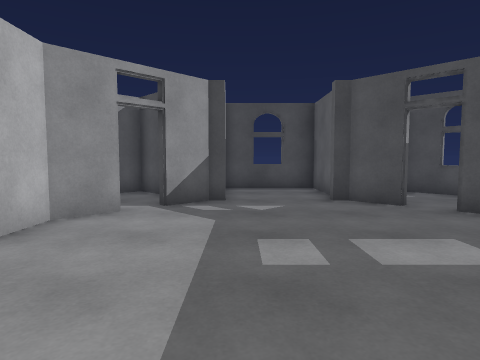
view 1 (above)

24 first-person views from a walk through a 3-D level made in the Unity game engine. The camera is 1.2 m above the floor, tilts 4° down and sees 75° across. Doors are open. The floor is counted in squares, 1 m on a side. Each view is taken from the middle of a square. On the plan, view 1 faces up. The plan holds only what a view shows up to about 13 squares ahead; the rest is blank. The place goes on beyond the plan. The player character is not drawn.

view 2
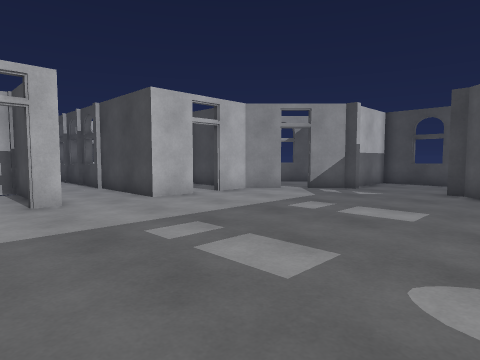

view 3
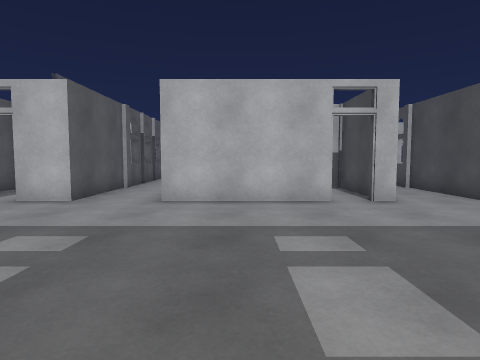

view 4
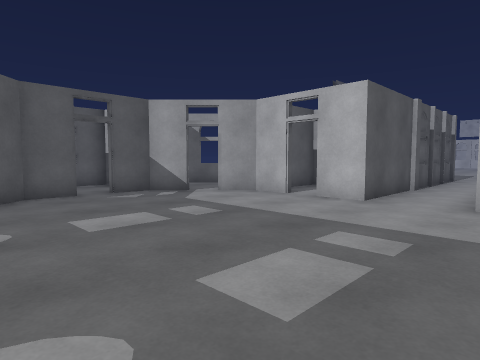

view 5
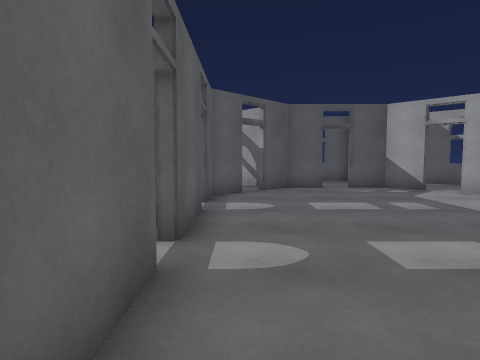

view 6
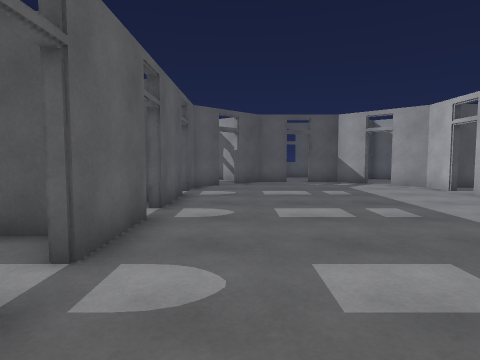

view 7
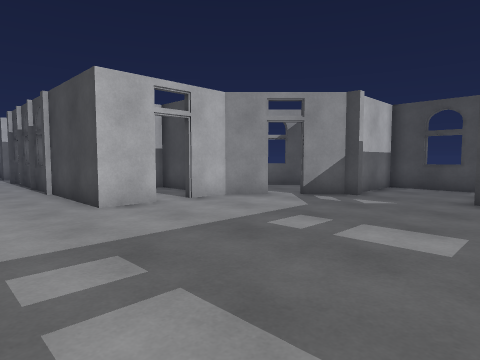

view 8
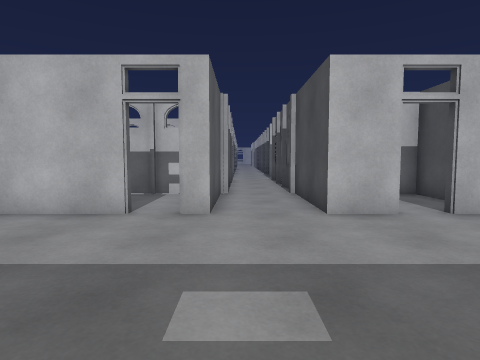

view 9
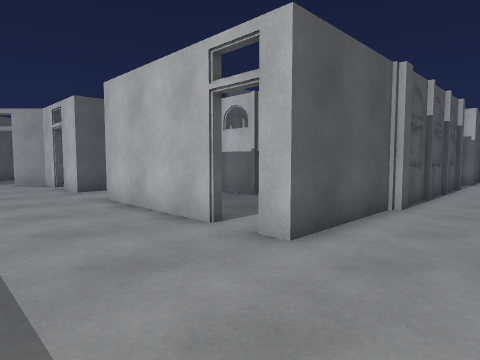

view 10
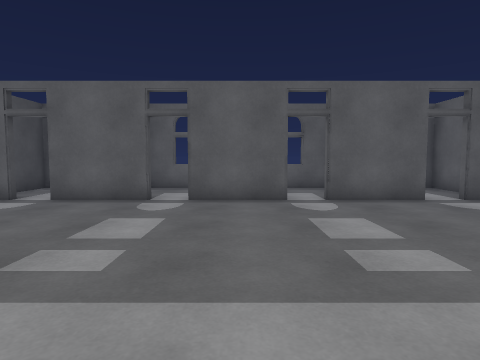

view 11
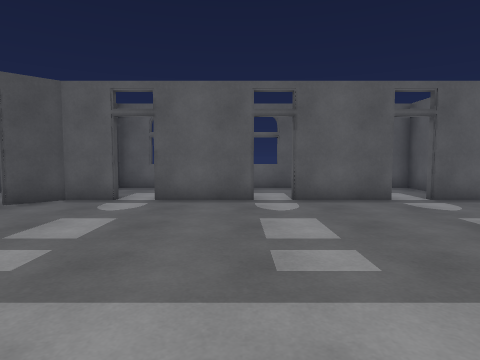

view 12
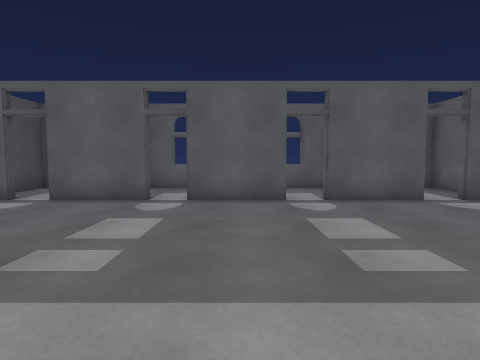

view 13
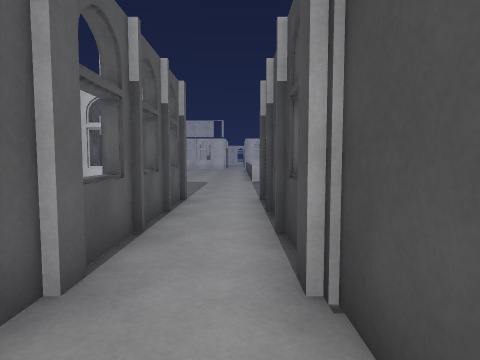

view 14
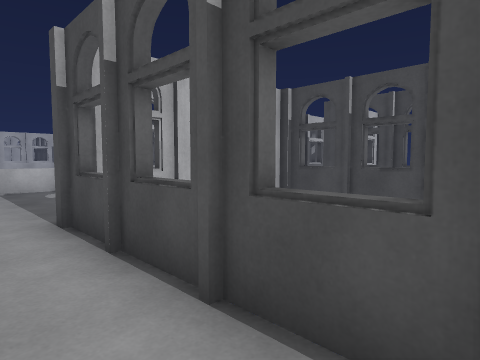

view 15
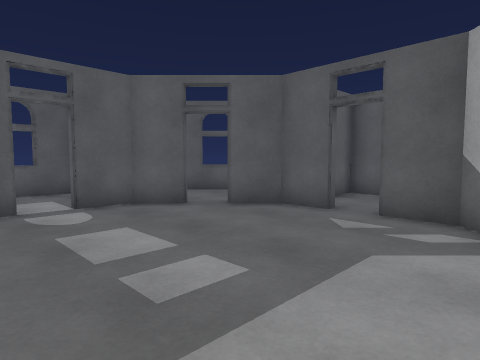

view 16
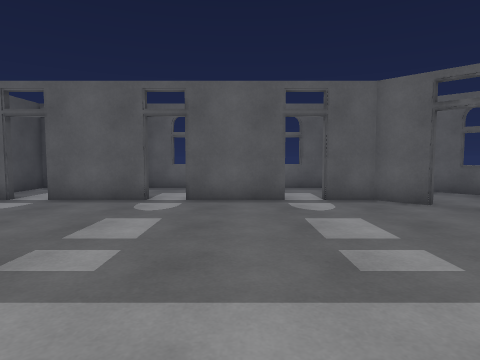

view 17
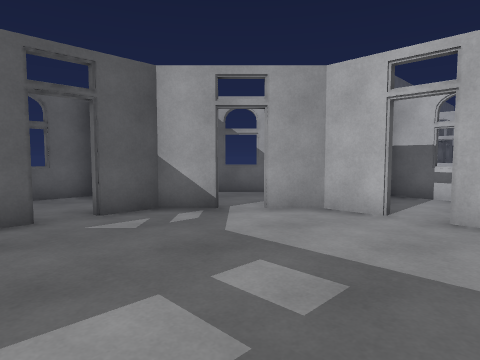

view 18
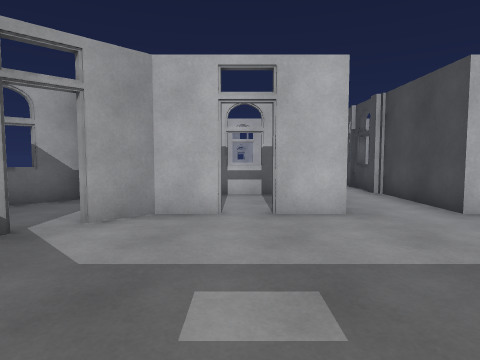

view 19
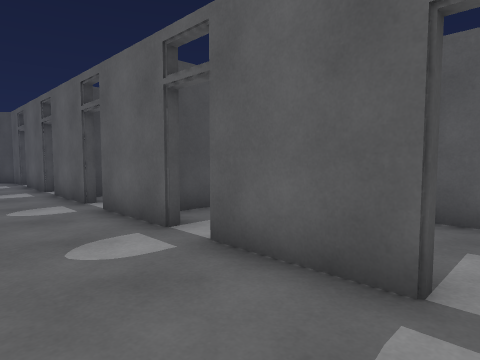

view 20
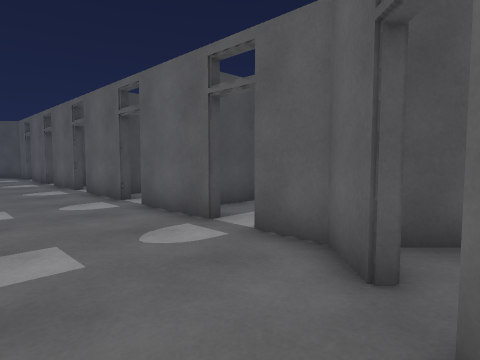

view 21
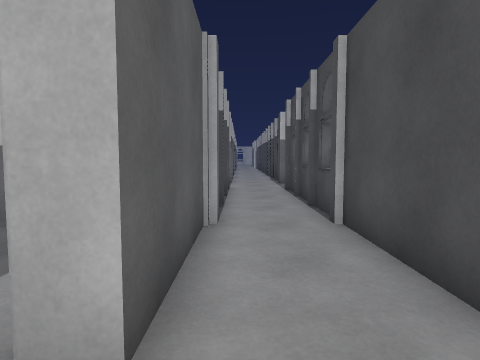

view 22
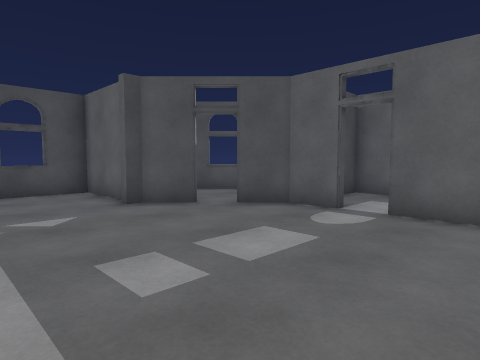

view 23
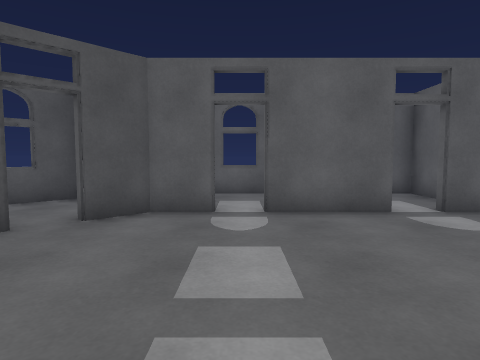

view 24
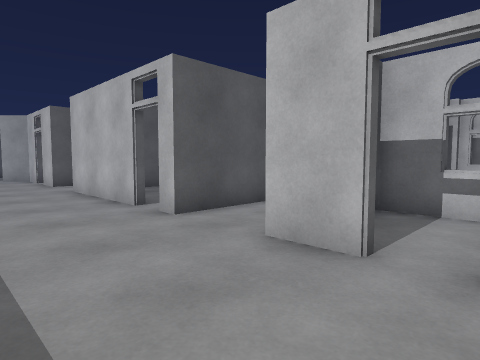

### Floor plan
Ten units are one square. View 1 is at (0, 0); x grows to the right and y downward. Boxes are objects, and circles mark ways between rooms. Rooms are numbered by the first view taken in them; rooms with no view inside come last. Other rooms are left out.
<svg viewBox="-149 -130 250 305">
<path fill="none" stroke="#000" d="M-37 24 -37 72 -78 72M59 34 59 5M-37 -35 -37 -19 -144 -19M-77 6 -37 6 -37 14M-81 4 -76 4M59 -5 59 -35M-76 74 -81 74M59 74 59 44M-81 72 -100 72M-100 6 -86 6M-37 124 -37 138 -26 149M59 -45 59 -60 48 -70M-103 72 -139 72M-26 -71 -37 -60 -37 -45M59 114 59 84M-4 -88 -9 -88 -19 -78M41 -77 31 -88 26 -88M-19 156 -9 166 6 166M-139 6 -106 6M49 148 59 138 59 124M-135 74 -142 74M29 -98 29 -125 -7 -125 -7 -98M-143 4 -138 4M16 166 31 166 41 156M-141 97 -37 97 -37 114M-76 48 -76 66M-76 30 -76 38M-76 20 -76 29M-47 9 -76 9M79 137 96 137 96 99M86 100 72 100M80 61 68 61M65 97 96 97M96 99 96 62M69 58 96 58 96 21 66 21M81 18 96 18 96 -19 65 -19M96 -31 96 -58 79 -58M-73 109 -73 137 -48 137M-56 -58 -73 -58 -73 -21"/>
<circle cx="-40" cy="20" r="3" fill="#2a7"/>
<circle cx="60" cy="120" r="3" fill="#2a7"/>
<circle cx="60" cy="80" r="3" fill="#2a7"/>
<circle cx="60" cy="40" r="3" fill="#2a7"/>
<circle cx="60" cy="0" r="3" fill="#2a7"/>
<circle cx="60" cy="-40" r="3" fill="#2a7"/>
<circle cx="-40" cy="120" r="3" fill="#2a7"/>
<circle cx="-40" cy="-40" r="3" fill="#2a7"/>
<text x="-10" y="30">1</text>
<text x="-60" y="40">2</text>
<text x="80" y="120">3</text>
<text x="80" y="80">4</text>
<text x="80" y="40">5</text>
<text x="80" y="0">6</text>
<text x="80" y="-40">7</text>
<text x="-50" y="120">8</text>
<text x="-50" y="-40">9</text>
</svg>
Room 1 opens to room 2. Room 1 opens to room 3. Room 1 opens to room 4. Room 1 opens to room 5. Room 1 opens to room 6. Room 1 opens to room 7. Room 1 opens to room 8. Room 1 opens to room 9.

Where each view was taken, in squares from view 1:
view 1: 0 up, 0 right, facing up
view 2: 3 down, 5 right, facing up-left
view 3: 5 down, 5 right, facing left
view 4: 6 down, 5 right, facing down-left
view 5: 4 down, 5 right, facing down
view 6: 1 down, 4 right, facing down
view 7: 1 down, 4 right, facing up-left
view 8: 0 up, 3 right, facing left
view 9: 2 up, 0 right, facing down-left
view 10: 2 down, 3 left, facing right
view 11: 1 up, 3 left, facing right
view 12: 6 down, 3 left, facing right
view 13: 8 down, 5 left, facing left
view 14: 9 down, 8 left, facing up-left
view 15: 10 down, 2 left, facing down-right
view 16: 10 down, 3 left, facing right
view 17: 10 down, 3 right, facing down-left
view 18: 12 down, 3 right, facing left
view 19: 12 down, 3 right, facing up-right
view 20: 16 down, 2 right, facing up-right
view 21: 0 up, 2 left, facing left
view 22: 1 up, 1 left, facing up-right
view 23: 4 up, 1 left, facing right
view 24: 5 up, 0 right, facing down-left
